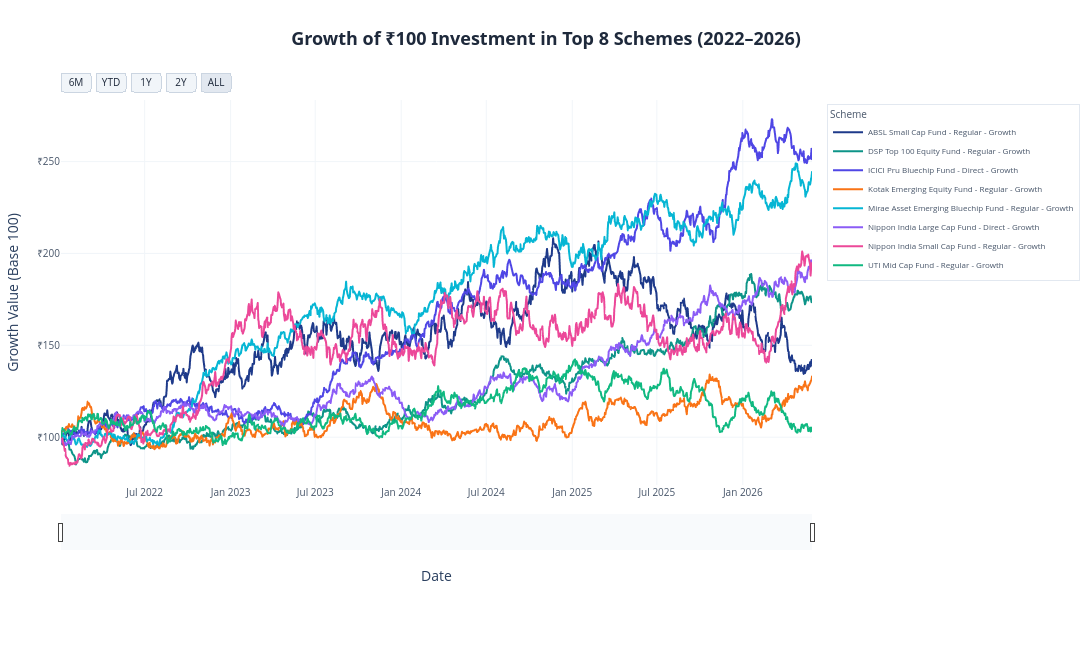

Notebook cell for this chart:
### Code cell
import plotly.express as px

# Get top 8 schemes by AUM to keep the chart clean and professional
top_schemes = performance.sort_values(by="aum_crore", ascending=False).head(8)["scheme_name"].tolist()
nav_filtered = nav_df[nav_df["scheme_name"].isin(top_schemes)].copy()

# Sort by date for proper cumulative tracking
nav_filtered = nav_filtered.sort_values(by=["scheme_name", "date"])

# Normalize NAV: make each scheme start at exactly 100 on its first date
nav_filtered["normalized_nav"] = nav_filtered.groupby("scheme_name")["nav"].transform(
    lambda x: (x / x.iloc[0]) * 100 if len(x) > 0 else 100
)

# Custom high-end corporate palette
plotly_palette = ["#1e3a8a", "#0d9488", "#4f46e5", "#f97316", "#06b6d4", "#8b5cf6", "#ec4899", "#10b981"]

fig = px.line(
    nav_filtered,
    x="date",
    y="normalized_nav",
    color="scheme_name",
    color_discrete_sequence=plotly_palette,
    title="Daily Cumulative Growth of Top 8 Mutual Fund Schemes (Base 100, 2022–2026)",
    labels={
        "date": "Date",
        "normalized_nav": "Growth Value (Base 100)",
        "scheme_name": "Scheme"
    }
)

# Customize hover info to show both growth % and absolute NAV
fig.update_traces(
    hovertemplate="<b>%{fullData.name}</b><br>Date: %{x}<br>Growth Value: %{y:.1f} (Base 100)<extra></extra>"
)

# Add range selector slider buttons (YTD, 1Y, 2Y, All) with custom styling
fig.update_layout(
    template="plotly_white",
    width=1200,
    height=650,
    title={
        "text": "<b>Growth of ₹100 Investment in Top 8 Schemes (2022–2026)</b>",
        "y": 0.95,
        "x": 0.5,
        "xanchor": "center",
        "font": {"size": 18, "color": "#1e293b", "family": "Segoe UI, Helvetica, Arial"}
    },
    xaxis=dict(
        showgrid=True,
        gridcolor="#f1f5f9",
        tickfont=dict(color="#475569", size=10),
        rangeselector=dict(
            buttons=list([
                dict(count=6, label="6M", step="month", stepmode="backward"),
                dict(count=1, label="YTD", step="year", stepmode="todate"),
                dict(count=1, label="1Y", step="year", stepmode="backward"),
                dict(count=2, label="2Y", step="year", stepmode="backward"),
                dict(step="all", label="ALL")
            ]),
            font=dict(size=10, color="#1e293b"),
            bgcolor="#f1f5f9",
            activecolor="#e2e8f0",
            bordercolor="#cbd5e1",
            borderwidth=1
        ),
        rangeslider=dict(visible=True, thickness=0.08, bgcolor="#f8fafc")
    ),
    yaxis=dict(
        showgrid=True,
        gridcolor="#f1f5f9",
        tickfont=dict(color="#475569", size=10),
        tickprefix="₹"
    ),
    legend=dict(
        font=dict(size=8, color="#475569"),
        bgcolor="rgba(255, 255, 255, 0.95)",
        bordercolor="#e2e8f0",
        borderwidth=1,
        yanchor="top",
        y=0.99,
        xanchor="left",
        x=1.02
    ),
    margin=dict(t=100, b=100, l=60, r=250)
)

fig.show()
fig.write_image(CHARTS_DIR / "nav_trend.png", scale=2)
print("nav_trend.png saved successfully")

### Figure 1 — Plotly figure (JSON) as saved in the notebook; plotly's stock layout.template omitted (floating-point values rounded to 4 significant figures; data arrays with more than 128 entries replaced by an {"elided": "..."} marker saying what was removed)
{"data": [{"hovertemplate": "<b>%{fullData.name}</b><br>Date: %{x}<br>Growth Value: %{y:.1f} (Base 100)<extra></extra>", "legendgroup": "ABSL Small Cap Fund - Regular - Growth", "line": {"color": "#1e3a8a", "dash": "solid"}, "marker": {"symbol": "circle"}, "mode": "lines", "name": "ABSL Small Cap Fund - Regular - Growth", "showlegend": true, "type": "scattergl", "x": {"elided": "1150 str values"}, "xaxis": "x", "y": {"elided": "1150 float values"}, "yaxis": "y"}, {"hovertemplate": "<b>%{fullData.name}</b><br>Date: %{x}<br>Growth Value: %{y:.1f} (Base 100)<extra></extra>", "legendgroup": "DSP Top 100 Equity Fund - Regular - Growth", "line": {"color": "#0d9488", "dash": "solid"}, "marker": {"symbol": "circle"}, "mode": "lines", "name": "DSP Top 100 Equity Fund - Regular - Growth", "showlegend": true, "type": "scattergl", "x": {"elided": "1150 str values"}, "xaxis": "x", "y": {"elided": "1150 float values"}, "yaxis": "y"}, {"hovertemplate": "<b>%{fullData.name}</b><br>Date: %{x}<br>Growth Value: %{y:.1f} (Base 100)<extra></extra>", "legendgroup": "ICICI Pru Bluechip Fund - Direct - Growth", "line": {"color": "#4f46e5", "dash": "solid"}, "marker": {"symbol": "circle"}, "mode": "lines", "name": "ICICI Pru Bluechip Fund - Direct - Growth", "showlegend": true, "type": "scattergl", "x": {"elided": "1150 str values"}, "xaxis": "x", "y": {"elided": "1150 float values"}, "yaxis": "y"}, {"hovertemplate": "<b>%{fullData.name}</b><br>Date: %{x}<br>Growth Value: %{y:.1f} (Base 100)<extra></extra>", "legendgroup": "Kotak Emerging Equity Fund - Regular - Growth", "line": {"color": "#f97316", "dash": "solid"}, "marker": {"symbol": "circle"}, "mode": "lines", "name": "Kotak Emerging Equity Fund - Regular - Growth", "showlegend": true, "type": "scattergl", "x": {"elided": "1150 str values"}, "xaxis": "x", "y": {"elided": "1150 float values"}, "yaxis": "y"}, {"hovertemplate": "<b>%{fullData.name}</b><br>Date: %{x}<br>Growth Value: %{y:.1f} (Base 100)<extra></extra>", "legendgroup": "Mirae Asset Emerging Bluechip Fund - Regular - Growth", "line": {"color": "#06b6d4", "dash": "solid"}, "marker": {"symbol": "circle"}, "mode": "lines", "name": "Mirae Asset Emerging Bluechip Fund - Regular - Growth", "showlegend": true, "type": "scattergl", "x": {"elided": "1150 str values"}, "xaxis": "x", "y": {"elided": "1150 float values"}, "yaxis": "y"}, {"hovertemplate": "<b>%{fullData.name}</b><br>Date: %{x}<br>Growth Value: %{y:.1f} (Base 100)<extra></extra>", "legendgroup": "Nippon India Large Cap Fund - Direct - Growth", "line": {"color": "#8b5cf6", "dash": "solid"}, "marker": {"symbol": "circle"}, "mode": "lines", "name": "Nippon India Large Cap Fund - Direct - Growth", "showlegend": true, "type": "scattergl", "x": {"elided": "1150 str values"}, "xaxis": "x", "y": {"elided": "1150 float values"}, "yaxis": "y"}, {"hovertemplate": "<b>%{fullData.name}</b><br>Date: %{x}<br>Growth Value: %{y:.1f} (Base 100)<extra></extra>", "legendgroup": "Nippon India Small Cap Fund - Regular - Growth", "line": {"color": "#ec4899", "dash": "solid"}, "marker": {"symbol": "circle"}, "mode": "lines", "name": "Nippon India Small Cap Fund - Regular - Growth", "showlegend": true, "type": "scattergl", "x": {"elided": "1150 str values"}, "xaxis": "x", "y": {"elided": "1150 float values"}, "yaxis": "y"}, {"hovertemplate": "<b>%{fullData.name}</b><br>Date: %{x}<br>Growth Value: %{y:.1f} (Base 100)<extra></extra>", "legendgroup": "UTI Mid Cap Fund - Regular - Growth", "line": {"color": "#10b981", "dash": "solid"}, "marker": {"symbol": "circle"}, "mode": "lines", "name": "UTI Mid Cap Fund - Regular - Growth", "showlegend": true, "type": "scattergl", "x": {"elided": "1150 str values"}, "xaxis": "x", "y": {"elided": "1150 float values"}, "yaxis": "y"}], "layout": {"height": 650, "legend": {"bgcolor": "rgba(255, 255, 255, 0.95)", "bordercolor": "#e2e8f0", "borderwidth": 1, "font": {"color": "#475569", "size": 8}, "title": {"text": "Scheme"}, "tracegroupgap": 0, "x": 1.02, "xanchor": "left", "y": 0.99, "yanchor": "top"}, "margin": {"b": 100, "l": 60, "r": 250, "t": 100}, "title": {"font": {"color": "#1e293b", "family": "Segoe UI, Helvetica, Arial", "size": 18}, "text": "<b>Growth of ₹100 Investment in Top 8 Schemes (2022–2026)</b>", "x": 0.5, "xanchor": "center", "y": 0.95}, "width": 1200, "xaxis": {"anchor": "y", "domain": [0, 1], "gridcolor": "#f1f5f9", "rangeselector": {"activecolor": "#e2e8f0", "bgcolor": "#f1f5f9", "bordercolor": "#cbd5e1", "borderwidth": 1, "buttons": [{"count": 6, "label": "6M", "step": "month", "stepmode": "backward"}, {"count": 1, "label": "YTD", "step": "year", "stepmode": "todate"}, {"count": 1, "label": "1Y", "step": "year", "stepmode": "backward"}, {"count": 2, "label": "2Y", "step": "year", "stepmode": "backward"}, {"label": "ALL", "step": "all"}], "font": {"color": "#1e293b", "size": 10}}, "rangeslider": {"bgcolor": "#f8fafc", "thickness": 0.08, "visible": true}, "showgrid": true, "tickfont": {"color": "#475569", "size": 10}, "title": {"text": "Date"}}, "yaxis": {"anchor": "x", "domain": [0, 1], "gridcolor": "#f1f5f9", "showgrid": true, "tickfont": {"color": "#475569", "size": 10}, "tickprefix": "₹", "title": {"text": "Growth Value (Base 100)"}}}}
